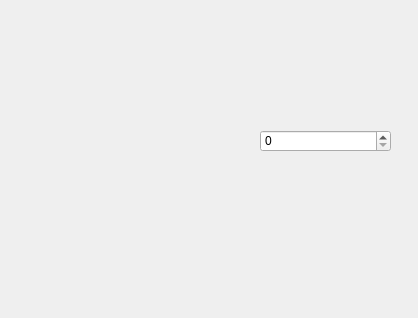
<?xml version="1.0" encoding="UTF-8"?>
<ui version="4.0">
 <class>Credit_calc</class>
 <widget class="QWidget" name="Credit_calc">
  <property name="geometry">
   <rect>
    <x>0</x>
    <y>0</y>
    <width>418</width>
    <height>318</height>
   </rect>
  </property>
  <property name="windowTitle">
   <string>Form</string>
  </property>
  <widget class="QSpinBox" name="d12">
   <property name="geometry">
    <rect>
     <x>260</x>
     <y>130</y>
     <width>131</width>
     <height>22</height>
    </rect>
   </property>
  </widget>
 </widget>
 <resources/>
 <connections/>
</ui>
